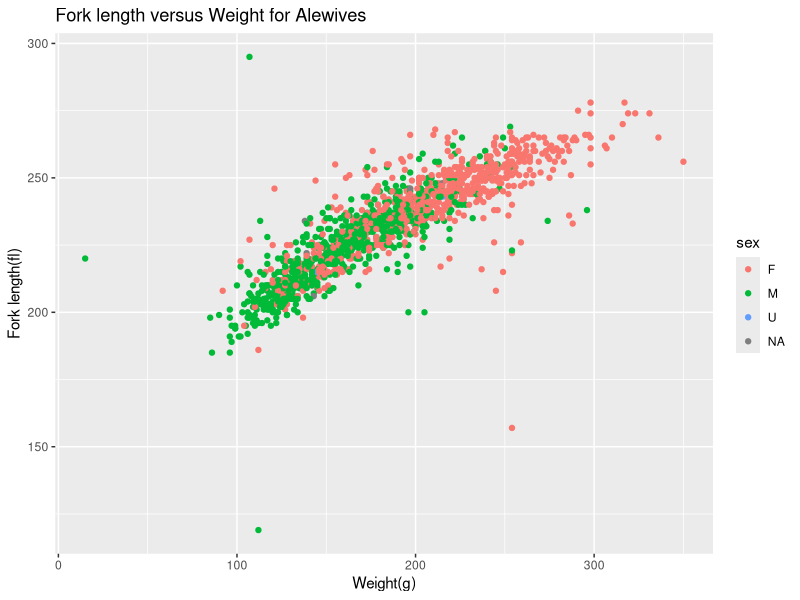
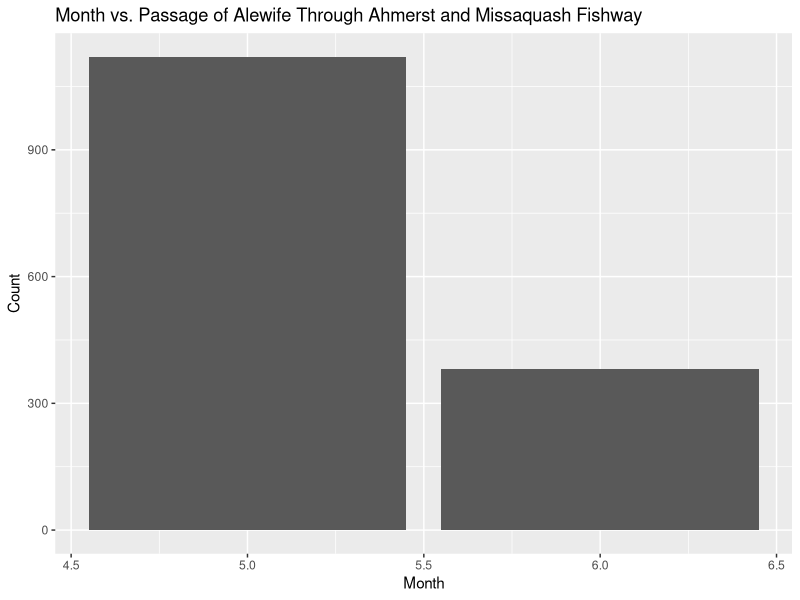
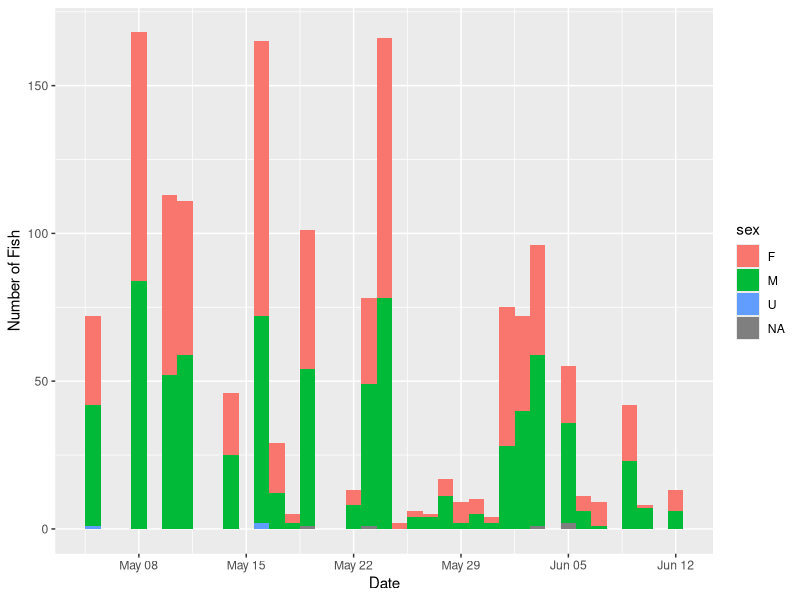
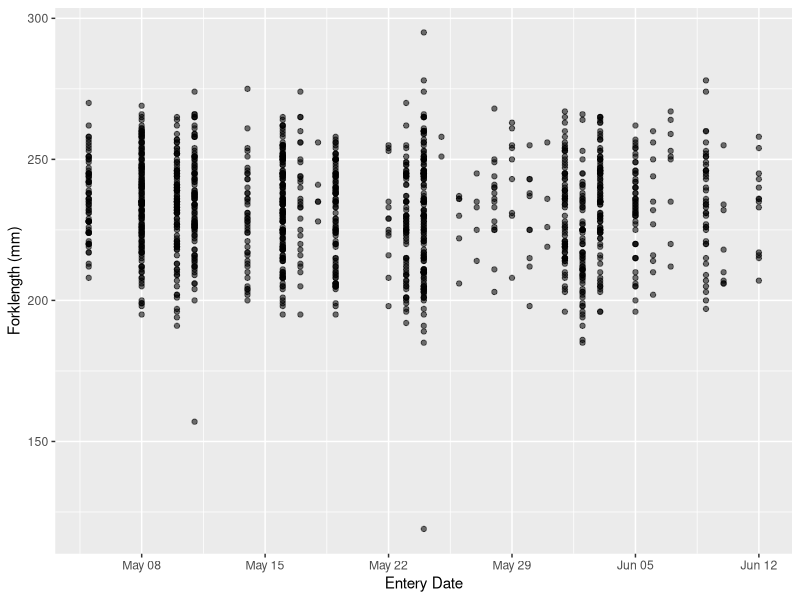
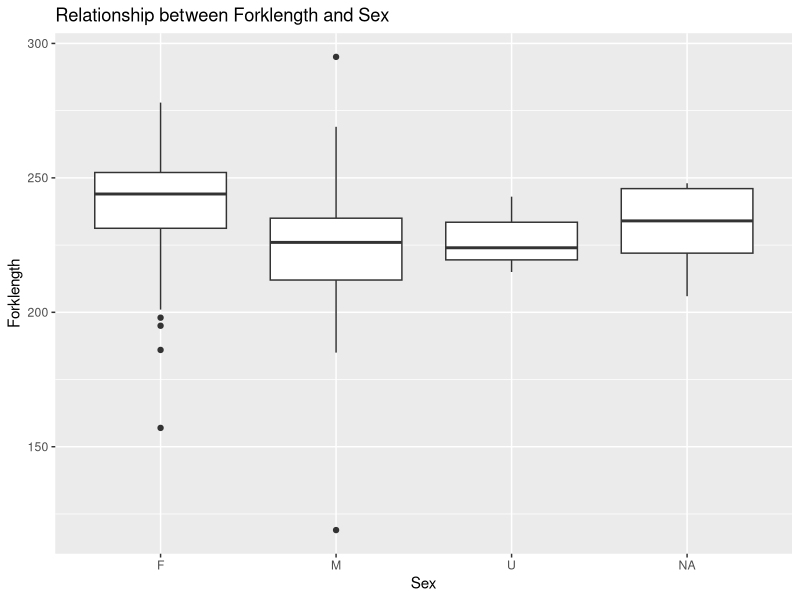
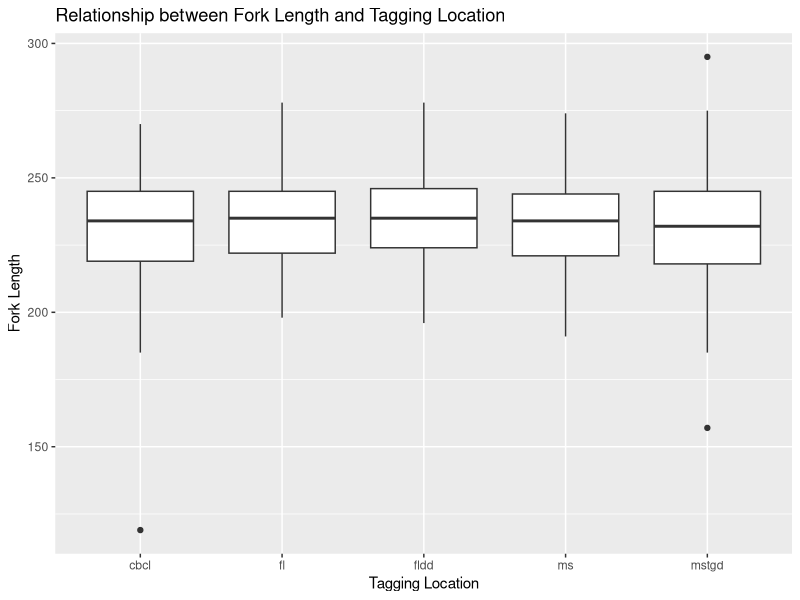
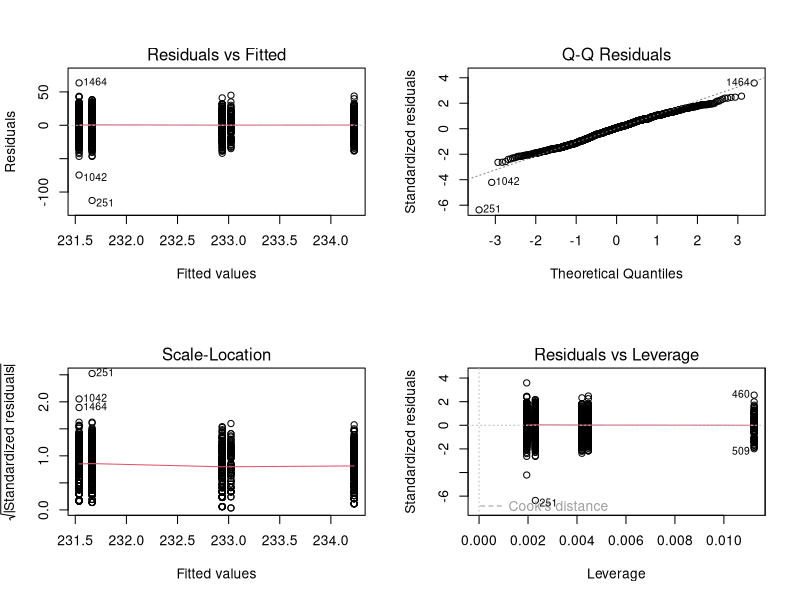
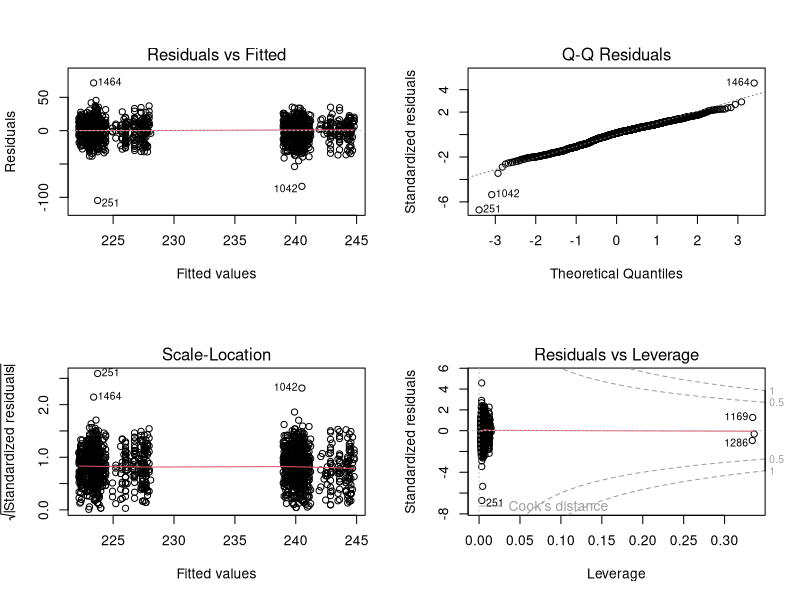

Generate these figures, in order, with R:
## ---- chunk 1

## ---- chunk 2
knitr::opts_chunk$set(echo = TRUE)
## ---- chunk 3
library("tidyverse")

alewife17 <- read.csv("alewife13_17.csv", na = c("na", "NA"))
names(alewife17)

sapply(alewife17,class)



## ---- chunk 4

alewife17$pit <- as.character(alewife17$pit)
## ---- chunk 5
alewife17.df <- filter(alewife17, y==2017)
## ---- chunk 6

alewife17.df %>%
  count(sx)

## ---- chunk 7
aw.df <- mutate(alewife17.df, 
                sex = toupper(str_trim(sx)), 
                sex = ifelse(sex %in% c("-","?", "NA"), "U", sex))
# check
with(aw.df, table(sex, sx))
## ---- chunk 8
aw.df$sx <- NULL
## ---- chunk 9
library(tidyverse)
aw.df <- mutate(aw.df,w = ifelse(w %in% c("na"), "NA", w))
View(aw.df)
## ---- chunk 10
ggplot(data= aw.df,mapping= aes(x=w,y=fl,colour=sex),position="jitter")+
  geom_point()+
  ggtitle("Fork length versus Weight for Alewives")+
  xlab("Weight(g)")+
  ylab("Fork length(fl)")

## ---- chunk 11
library(lubridate)

aw.df %>%
  mutate(month=month(m,label=TRUE)) %>%
  ggplot(aes(x=m))+
  geom_bar()+
  ggtitle("Month vs. Passage of Alewife Through Ahmerst and Missaquash Fishway")+
  xlab("Month")+
  ylab("Count")
## ---- chunk 12

aw.df <- aw.df %>%
  mutate(enter = make_date(y, m, d))

ggplot(aw.df, aes(enter))+
  geom_histogram(aes(fill = sex), binwidth = 1)+
  xlab("Date")+
  ylab("Number of Fish")

## ---- chunk 13
aw.df <- aw.df %>%
  mutate(length = ntile(fl, 6))

View(aw.df)
## ---- chunk 14
ggplot(aw.df, aes(enter, fl, alpha = 1/10))+
  geom_point()+
  ylab("Forklength (mm)")+
  xlab("Entery Date")+
  theme(legend.position = 'none')
## ---- chunk 15
aw.df.2 <- mutate(aw.df,sex = ifelse(sex %in% c("NA"),"U", sex))
## ---- chunk 16



ggplot(data=aw.df.2,mapping=aes(x=sex,y=fl))+
  geom_boxplot()+
  ggtitle("Relationship between Forklength and Sex")+
  xlab("Sex")+
  ylab("Forklength")


## ---- chunk 17
ggplot(data = aw.df) +
  geom_boxplot(mapping = aes(x = site, y = fl)) +
  ggtitle("Relationship between Fork Length and Tagging Location") + 
  ylab("Fork Length") +
  xlab("Tagging Location")
## ---- chunk 18
newmodel.df <- select(aw.df, fl, sex)
female.df <- filter(newmodel.df, sex == "F")
male.df <- filter(newmodel.df, sex == "M")
female.df$sex = NULL
male.df$sex = NULL
colnames(female.df)[1] = "female.fl"
colnames(male.df)[1] = "male.fl"
## ---- chunk 19
female.df <- rbind(female.df, "731" = c(NA, NA))
female.df <- rbind(female.df, "731" = c(NA, NA))
female.df <- rbind(female.df, "731" = c(NA, NA))
female.df <- rbind(female.df, "731" = c(NA, NA))
female.df <- rbind(female.df, "731" = c(NA, NA))
female.df <- rbind(female.df, "731" = c(NA, NA))
female.df <- rbind(female.df, "731" = c(NA, NA))
female.df <- rbind(female.df, "731" = c(NA, NA))
female.df <- rbind(female.df, "731" = c(NA, NA))
female.df <- rbind(female.df, "731" = c(NA, NA))
female.df <- rbind(female.df, "731" = c(NA, NA))
female.df <- rbind(female.df, "731" = c(NA, NA))
female.df <- rbind(female.df, "731" = c(NA, NA))
female.df <- rbind(female.df, "731" = c(NA, NA))
female.df <- rbind(female.df, "731" = c(NA, NA))
female.df <- rbind(female.df, "731" = c(NA, NA))
female.df <- rbind(female.df, "731" = c(NA, NA))
female.df <- rbind(female.df, "731" = c(NA, NA))
female.df <- rbind(female.df, "731" = c(NA, NA))
female.df <- rbind(female.df, "731" = c(NA, NA))
female.df <- rbind(female.df, "731" = c(NA, NA))
female.df <- rbind(female.df, "731" = c(NA, NA))
female.df <- rbind(female.df, "731" = c(NA, NA))
female.df <- rbind(female.df, "731" = c(NA, NA))
female.df <- rbind(female.df, "731" = c(NA, NA))
female.df <- rbind(female.df, "731" = c(NA, NA))
female.df <- rbind(female.df, "731" = c(NA, NA))
female.df <- rbind(female.df, "731" = c(NA, NA))
female.df <- rbind(female.df, "731" = c(NA, NA))
female.df <- rbind(female.df, "731" = c(NA, NA))
female.df <- rbind(female.df, "731" = c(NA, NA))
female.df <- rbind(female.df, "731" = c(NA, NA))
female.df <- rbind(female.df, "731" = c(NA, NA))
## ---- chunk 20
male.df$female.fl <- female.df$female.fl
female.fl <- male.df$female.fl
male.fl <- male.df$male.fl
## ---- chunk 21
t.test(female.fl, male.fl)
## ---- chunk 22
aw.sites <- select(aw.df, fl, site)
## ---- chunk 23
aov(fl ~ site, aw.sites)
## ---- chunk 24
mod.site <- lm(fl ~ site, aw.sites)
## ---- chunk 25
anova(mod.site)
## ---- chunk 26
summary(mod.site)
## ---- chunk 27
par(mfrow = c(2, 2))
plot(mod.site)
## ---- chunk 28
mod.site2 <- lm(fl ~ site + sex + h, aw.df)
## ---- chunk 29
anova(mod.site2)
## ---- chunk 30
par(mfrow = c(2, 2))
plot(mod.site2)
## ---- chunk 31
ggplot(data=aw.df,aes(h))+
  geom_histogram()


## ---- chunk 32
data.frame(table(aw.df$h))
## ---- chunk 33
aw.df.2 <- aw.df %>% group_by(h) %>%tally()
## ---- chunk 34

p1 <- glm(n~h,family="poisson",data=aw.df.2)
summary(p1)
## ---- chunk 35
par(mfrow=c(2,2))
plot(p1)
## ---- chunk 36
temp.df <- subset(aw.df, !is.na(w) & !is.na(fl))
## ---- chunk 37
aw.df2 <- select(temp.df, fl, w, sex)
subset(aw.df2, !is.na(w) & !is.na(fl))
aw.df2$w <- as.integer(aw.df2$w)
## ---- chunk 38
aw.dff <- filter(aw.df2, sex == "F")
aw.dfm <- filter(aw.df2, sex == "M")
## ---- chunk 39
ggplot(aw.dfm, aes(x = w, y = fl)) +
  geom_point()+
  geom_smooth(method = lm) +
  ggtitle("Male Fork Length vs. Weight")
## ---- chunk 40
lmm <- lm(fl ~ w, data = aw.dfm)
summary(lmm)
## ---- chunk 41
par(mfrow=c(2,2))
plot(lmm)
## ---- chunk 42
ggplot(aw.dff, aes(x = w, y = fl)) +
  geom_point() +
  geom_smooth(method = lm) +
  ggtitle("Female Fork Length vs. Weight")
## ---- chunk 43
lmf <- lm(fl ~ w, data = aw.dff)
summary(lmf)
## ---- chunk 44
par(mfrow=c(2,2))
plot(lmf)
## ---- chunk 45
aw.dfml <- aw.dfm %>%
  mutate(logfl = log(fl), logw = log(w))

ggplot(aw.dfml, aes(x = logw, y = logfl)) +
  geom_point() +
  geom_smooth(method = lm) +
  ggtitle("Male Log Fork length vs. Log Weight")
## ---- chunk 46
lmml <- lm(logfl ~ logw, data = aw.dfml)
summary(lmml)
## ---- chunk 47
par(mfrow=c(2,2))
plot(lmml)
## ---- chunk 48
aw.dffl <- aw.dff %>%
  mutate(logfl = log(fl), logw = log(w))

ggplot(aw.dffl, aes(x = logw, y = logfl)) +
  geom_point() +
  geom_smooth(method = lm) +
  ggtitle("Female Log Fork length vs. Log Weight")
## ---- chunk 49
lmfl <- lm(logfl ~ logw, data = aw.dffl)
summary(lmfl)
## ---- chunk 50
par(mfrow=c(2,2))
plot(lmfl)
